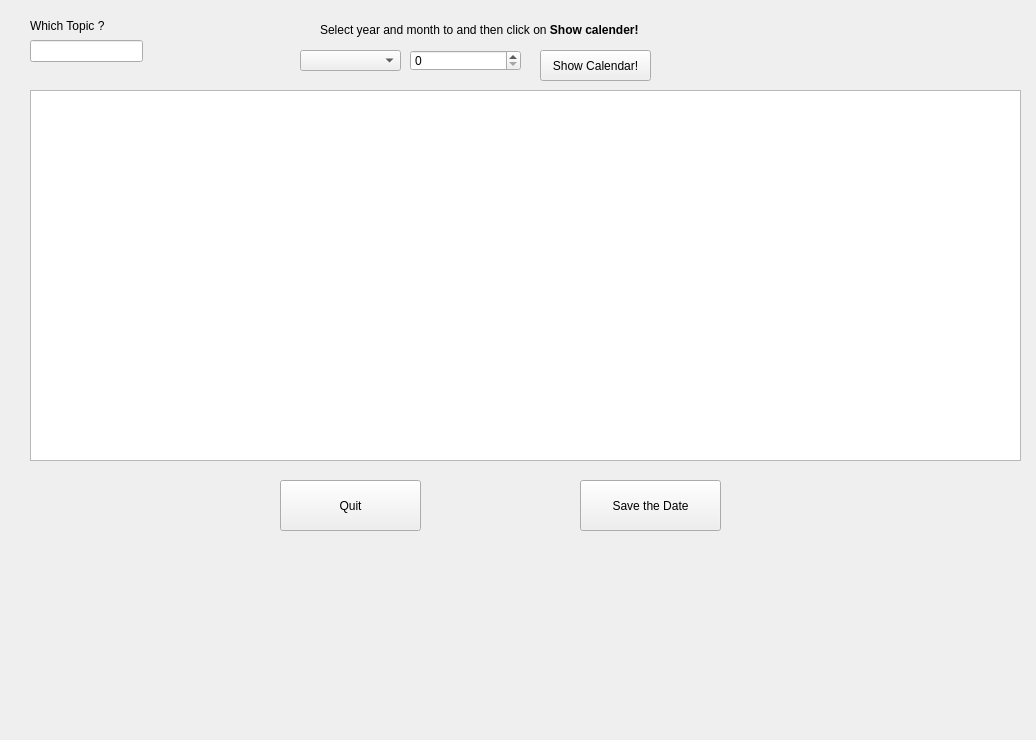
<?xml version="1.0" encoding="UTF-8"?>
<ui version="4.0">
 <class>SelectYearMonth_toshowcalender_window</class>
 <widget class="QWidget" name="SelectYearMonth_toshowcalender_window">
  <property name="geometry">
   <rect>
    <x>0</x>
    <y>0</y>
    <width>1036</width>
    <height>740</height>
   </rect>
  </property>
  <property name="windowTitle">
   <string>Form</string>
  </property>
  <widget class="QComboBox" name="months_comboBox">
   <property name="geometry">
    <rect>
     <x>300</x>
     <y>50</y>
     <width>101</width>
     <height>21</height>
    </rect>
   </property>
  </widget>
  <widget class="QSpinBox" name="year_number_spinBox">
   <property name="geometry">
    <rect>
     <x>410</x>
     <y>50</y>
     <width>111</width>
     <height>21</height>
    </rect>
   </property>
  </widget>
  <widget class="QPushButton" name="showcalender_pushbutton">
   <property name="geometry">
    <rect>
     <x>540</x>
     <y>50</y>
     <width>111</width>
     <height>31</height>
    </rect>
   </property>
   <property name="text">
    <string>Show Calendar!</string>
   </property>
  </widget>
  <widget class="QLabel" name="hint_label">
   <property name="geometry">
    <rect>
     <x>320</x>
     <y>20</y>
     <width>361</width>
     <height>21</height>
    </rect>
   </property>
   <property name="text">
    <string>Select year and month to and then click on &lt;b&gt;Show calender!&lt;/b&gt;</string>
   </property>
  </widget>
  <widget class="QPushButton" name="ok_pushButton">
   <property name="geometry">
    <rect>
     <x>580</x>
     <y>480</y>
     <width>141</width>
     <height>51</height>
    </rect>
   </property>
   <property name="text">
    <string>Save the Date</string>
   </property>
  </widget>
  <widget class="QTableWidget" name="calendertable">
   <property name="geometry">
    <rect>
     <x>30</x>
     <y>90</y>
     <width>991</width>
     <height>371</height>
    </rect>
   </property>
  </widget>
  <widget class="QLabel" name="whichtopic_label">
   <property name="geometry">
    <rect>
     <x>30</x>
     <y>10</y>
     <width>81</width>
     <height>31</height>
    </rect>
   </property>
   <property name="text">
    <string>Which Topic ?</string>
   </property>
  </widget>
  <widget class="QLineEdit" name="topic_lineEdit">
   <property name="geometry">
    <rect>
     <x>30</x>
     <y>40</y>
     <width>113</width>
     <height>22</height>
    </rect>
   </property>
  </widget>
  <widget class="QPushButton" name="quit_pushButton">
   <property name="geometry">
    <rect>
     <x>280</x>
     <y>480</y>
     <width>141</width>
     <height>51</height>
    </rect>
   </property>
   <property name="text">
    <string>Quit</string>
   </property>
  </widget>
 </widget>
 <resources/>
 <connections>
  <connection>
   <sender>quit_pushButton</sender>
   <signal>clicked()</signal>
   <receiver>SelectYearMonth_toshowcalender_window</receiver>
   <slot>close()</slot>
   <hints>
    <hint type="sourcelabel">
     <x>321</x>
     <y>514</y>
    </hint>
    <hint type="destinationlabel">
     <x>585</x>
     <y>650</y>
    </hint>
   </hints>
  </connection>
 </connections>
</ui>
